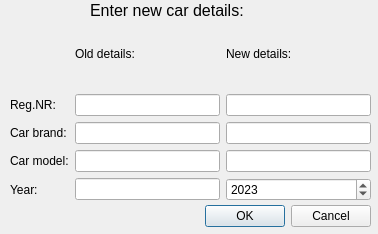
<?xml version="1.0" encoding="UTF-8"?>
<ui version="4.0">
 <class>editCar_D</class>
 <widget class="QDialog" name="editCar_D">
  <property name="geometry">
   <rect>
    <x>0</x>
    <y>0</y>
    <width>378</width>
    <height>234</height>
   </rect>
  </property>
  <property name="windowTitle">
   <string>Dialog</string>
  </property>
  <widget class="QDialogButtonBox" name="buttonBox">
   <property name="geometry">
    <rect>
     <x>30</x>
     <y>200</y>
     <width>341</width>
     <height>32</height>
    </rect>
   </property>
   <property name="orientation">
    <enum>Qt::Horizontal</enum>
   </property>
   <property name="standardButtons">
    <set>QDialogButtonBox::Cancel|QDialogButtonBox::Ok</set>
   </property>
  </widget>
  <widget class="QLabel" name="label">
   <property name="geometry">
    <rect>
     <x>90</x>
     <y>-20</y>
     <width>261</width>
     <height>61</height>
    </rect>
   </property>
   <property name="font">
    <font>
     <pointsize>12</pointsize>
    </font>
   </property>
   <property name="text">
    <string>Enter new car details:</string>
   </property>
  </widget>
  <widget class="QWidget" name="gridLayoutWidget">
   <property name="geometry">
    <rect>
     <x>10</x>
     <y>20</y>
     <width>361</width>
     <height>181</height>
    </rect>
   </property>
   <layout class="QGridLayout" name="gridLayout">
    <item row="2" column="0">
     <widget class="QLabel" name="label_4">
      <property name="text">
       <string>Car brand:</string>
      </property>
     </widget>
    </item>
    <item row="3" column="0">
     <widget class="QLabel" name="label_6">
      <property name="text">
       <string>Car model:</string>
      </property>
     </widget>
    </item>
    <item row="2" column="1">
     <widget class="QLineEdit" name="lineEdit_oldBrand">
      <property name="focusPolicy">
       <enum>Qt::NoFocus</enum>
      </property>
      <property name="echoMode">
       <enum>QLineEdit::Normal</enum>
      </property>
      <property name="readOnly">
       <bool>true</bool>
      </property>
     </widget>
    </item>
    <item row="1" column="0">
     <widget class="QLabel" name="label_5">
      <property name="text">
       <string>Reg.NR:</string>
      </property>
     </widget>
    </item>
    <item row="1" column="1">
     <widget class="QLineEdit" name="lineEdit_oldRegNr">
      <property name="enabled">
       <bool>true</bool>
      </property>
      <property name="focusPolicy">
       <enum>Qt::NoFocus</enum>
      </property>
      <property name="echoMode">
       <enum>QLineEdit::Normal</enum>
      </property>
      <property name="readOnly">
       <bool>true</bool>
      </property>
     </widget>
    </item>
    <item row="3" column="1">
     <widget class="QLineEdit" name="lineEdit_oldModel">
      <property name="focusPolicy">
       <enum>Qt::NoFocus</enum>
      </property>
      <property name="echoMode">
       <enum>QLineEdit::Normal</enum>
      </property>
      <property name="readOnly">
       <bool>true</bool>
      </property>
     </widget>
    </item>
    <item row="4" column="1">
     <widget class="QLineEdit" name="lineEdit_oldYear">
      <property name="focusPolicy">
       <enum>Qt::NoFocus</enum>
      </property>
      <property name="echoMode">
       <enum>QLineEdit::Normal</enum>
      </property>
      <property name="readOnly">
       <bool>true</bool>
      </property>
     </widget>
    </item>
    <item row="1" column="2">
     <widget class="QLineEdit" name="lineEdit_newRegNr">
      <property name="focusPolicy">
       <enum>Qt::NoFocus</enum>
      </property>
      <property name="echoMode">
       <enum>QLineEdit::Normal</enum>
      </property>
      <property name="readOnly">
       <bool>true</bool>
      </property>
     </widget>
    </item>
    <item row="2" column="2">
     <widget class="QLineEdit" name="lineEdit_newBrand"/>
    </item>
    <item row="4" column="0">
     <widget class="QLabel" name="label_7">
      <property name="text">
       <string>Year:</string>
      </property>
     </widget>
    </item>
    <item row="4" column="2">
     <widget class="QSpinBox" name="spinBox_newYear">
      <property name="buttonSymbols">
       <enum>QAbstractSpinBox::UpDownArrows</enum>
      </property>
      <property name="minimum">
       <number>2000</number>
      </property>
      <property name="maximum">
       <number>2050</number>
      </property>
      <property name="value">
       <number>2023</number>
      </property>
     </widget>
    </item>
    <item row="3" column="2">
     <widget class="QLineEdit" name="lineEdit_newModel"/>
    </item>
    <item row="0" column="1">
     <widget class="QLabel" name="label_2">
      <property name="text">
       <string>Old details:</string>
      </property>
     </widget>
    </item>
    <item row="0" column="2">
     <widget class="QLabel" name="label_3">
      <property name="text">
       <string>New details:</string>
      </property>
     </widget>
    </item>
   </layout>
  </widget>
 </widget>
 <tabstops>
  <tabstop>lineEdit_newRegNr</tabstop>
  <tabstop>lineEdit_newBrand</tabstop>
  <tabstop>lineEdit_newModel</tabstop>
  <tabstop>spinBox_newYear</tabstop>
  <tabstop>lineEdit_oldBrand</tabstop>
  <tabstop>lineEdit_oldRegNr</tabstop>
  <tabstop>lineEdit_oldYear</tabstop>
  <tabstop>lineEdit_oldModel</tabstop>
 </tabstops>
 <resources/>
 <connections>
  <connection>
   <sender>buttonBox</sender>
   <signal>accepted()</signal>
   <receiver>editCar_D</receiver>
   <slot>accept()</slot>
   <hints>
    <hint type="sourcelabel">
     <x>248</x>
     <y>254</y>
    </hint>
    <hint type="destinationlabel">
     <x>157</x>
     <y>274</y>
    </hint>
   </hints>
  </connection>
  <connection>
   <sender>buttonBox</sender>
   <signal>rejected()</signal>
   <receiver>editCar_D</receiver>
   <slot>reject()</slot>
   <hints>
    <hint type="sourcelabel">
     <x>316</x>
     <y>260</y>
    </hint>
    <hint type="destinationlabel">
     <x>286</x>
     <y>274</y>
    </hint>
   </hints>
  </connection>
 </connections>
</ui>
